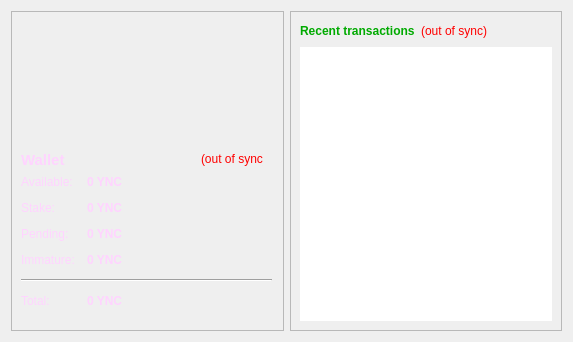
<?xml version="1.0" encoding="UTF-8"?>
<ui version="4.0">
 <class>OverviewPage</class>
 <widget class="QWidget" name="OverviewPage">
  <property name="geometry">
   <rect>
    <x>0</x>
    <y>0</y>
    <width>573</width>
    <height>342</height>
   </rect>
  </property>
  <property name="windowTitle">
   <string>Form</string>
  </property>
  <property name="styleSheet">
   <string notr="true">color: rgb(255, 212, 255);</string>
  </property>
  <layout class="QHBoxLayout" name="horizontalLayout" stretch="1,1">
   <item>
    <layout class="QVBoxLayout" name="verticalLayout_2">
     <item>
      <widget class="QFrame" name="frame">
       <property name="frameShape">
        <enum>QFrame::StyledPanel</enum>
       </property>
       <property name="frameShadow">
        <enum>QFrame::Raised</enum>
       </property>
       <widget class="QWidget" name="layoutWidget">
        <property name="geometry">
         <rect>
          <x>10</x>
          <y>164</y>
          <width>251</width>
          <height>213</height>
         </rect>
        </property>
        <layout class="QFormLayout" name="formLayout_2">
         <property name="fieldGrowthPolicy">
          <enum>QFormLayout::AllNonFixedFieldsGrow</enum>
         </property>
         <property name="horizontalSpacing">
          <number>12</number>
         </property>
         <property name="verticalSpacing">
          <number>12</number>
         </property>
         <item row="0" column="0">
          <widget class="QLabel" name="label">
           <property name="text">
            <string>Available:</string>
           </property>
          </widget>
         </item>
         <item row="0" column="1">
          <widget class="QLabel" name="labelBalance">
           <property name="font">
            <font>
             <weight>75</weight>
             <bold>true</bold>
            </font>
           </property>
           <property name="cursor">
            <cursorShape>IBeamCursor</cursorShape>
           </property>
           <property name="toolTip">
            <string>Your current spendable balance</string>
           </property>
           <property name="text">
            <string notr="true">0 YNC</string>
           </property>
           <property name="textInteractionFlags">
            <set>Qt::LinksAccessibleByMouse|Qt::TextSelectableByKeyboard|Qt::TextSelectableByMouse</set>
           </property>
          </widget>
         </item>
         <item row="2" column="0">
          <widget class="QLabel" name="label_6">
           <property name="text">
            <string>Stake:</string>
           </property>
          </widget>
         </item>
         <item row="2" column="1">
          <widget class="QLabel" name="labelStake">
           <property name="font">
            <font>
             <weight>75</weight>
             <bold>true</bold>
            </font>
           </property>
           <property name="cursor">
            <cursorShape>IBeamCursor</cursorShape>
           </property>
           <property name="toolTip">
            <string>Total of coins that was staked, and do not yet count toward the current balance</string>
           </property>
           <property name="text">
            <string notr="true">0 YNC</string>
           </property>
           <property name="textInteractionFlags">
            <set>Qt::LinksAccessibleByMouse|Qt::TextSelectableByKeyboard|Qt::TextSelectableByMouse</set>
           </property>
          </widget>
         </item>
         <item row="3" column="0">
          <widget class="QLabel" name="label_3">
           <property name="text">
            <string>Pending:</string>
           </property>
          </widget>
         </item>
         <item row="3" column="1">
          <widget class="QLabel" name="labelUnconfirmed">
           <property name="font">
            <font>
             <weight>75</weight>
             <bold>true</bold>
            </font>
           </property>
           <property name="cursor">
            <cursorShape>IBeamCursor</cursorShape>
           </property>
           <property name="toolTip">
            <string>Total of transactions that have yet to be confirmed, and do not yet count toward the current balance</string>
           </property>
           <property name="text">
            <string notr="true">0 YNC</string>
           </property>
           <property name="textInteractionFlags">
            <set>Qt::LinksAccessibleByMouse|Qt::TextSelectableByKeyboard|Qt::TextSelectableByMouse</set>
           </property>
          </widget>
         </item>
         <item row="4" column="0">
          <widget class="QLabel" name="labelImmatureText">
           <property name="text">
            <string>Immature:</string>
           </property>
          </widget>
         </item>
         <item row="4" column="1">
          <widget class="QLabel" name="labelImmature">
           <property name="font">
            <font>
             <weight>75</weight>
             <bold>true</bold>
            </font>
           </property>
           <property name="toolTip">
            <string>Mined balance that has not yet matured</string>
           </property>
           <property name="text">
            <string notr="true">0 YNC</string>
           </property>
           <property name="textInteractionFlags">
            <set>Qt::LinksAccessibleByMouse|Qt::TextSelectableByKeyboard|Qt::TextSelectableByMouse</set>
           </property>
          </widget>
         </item>
         <item row="5" column="0" colspan="2">
          <widget class="Line" name="line">
           <property name="orientation">
            <enum>Qt::Horizontal</enum>
           </property>
          </widget>
         </item>
         <item row="6" column="0">
          <widget class="QLabel" name="labelTotalText">
           <property name="text">
            <string>Total:</string>
           </property>
          </widget>
         </item>
         <item row="6" column="1">
          <widget class="QLabel" name="labelTotal">
           <property name="font">
            <font>
             <weight>75</weight>
             <bold>true</bold>
            </font>
           </property>
           <property name="cursor">
            <cursorShape>IBeamCursor</cursorShape>
           </property>
           <property name="toolTip">
            <string>Your current total balance</string>
           </property>
           <property name="text">
            <string notr="true">0 YNC</string>
           </property>
           <property name="textInteractionFlags">
            <set>Qt::LinksAccessibleByMouse|Qt::TextSelectableByKeyboard|Qt::TextSelectableByMouse</set>
           </property>
          </widget>
         </item>
        </layout>
       </widget>
       <widget class="QLabel" name="label_5">
        <property name="geometry">
         <rect>
          <x>10</x>
          <y>140</y>
          <width>49</width>
          <height>18</height>
         </rect>
        </property>
        <property name="font">
         <font>
          <pointsize>11</pointsize>
          <weight>75</weight>
          <bold>true</bold>
         </font>
        </property>
        <property name="text">
         <string>Wallet</string>
        </property>
       </widget>
       <widget class="QLabel" name="labelWalletStatus">
        <property name="geometry">
         <rect>
          <x>190</x>
          <y>140</y>
          <width>62</width>
          <height>16</height>
         </rect>
        </property>
        <property name="toolTip">
         <string>The displayed information may be out of date. Your wallet automatically synchronizes with the Yjenco network after a connection is established, but this process has not completed yet.</string>
        </property>
        <property name="styleSheet">
         <string notr="true">QLabel { color: red; }</string>
        </property>
        <property name="text">
         <string notr="true">(out of sync)</string>
        </property>
        <property name="alignment">
         <set>Qt::AlignLeading|Qt::AlignLeft|Qt::AlignVCenter</set>
        </property>
       </widget>
      </widget>
     </item>
    </layout>
   </item>
   <item>
    <layout class="QVBoxLayout" name="verticalLayout_3">
     <item>
      <widget class="QFrame" name="frame_2">
       <property name="frameShape">
        <enum>QFrame::StyledPanel</enum>
       </property>
       <property name="frameShadow">
        <enum>QFrame::Raised</enum>
       </property>
       <layout class="QVBoxLayout" name="verticalLayout">
        <item>
         <layout class="QHBoxLayout" name="horizontalLayout_2">
          <item>
           <widget class="QLabel" name="label_4">
            <property name="styleSheet">
             <string notr="true">color: rgb(0, 170, 0);</string>
            </property>
            <property name="text">
             <string>&lt;b&gt;Recent transactions&lt;/b&gt;</string>
            </property>
           </widget>
          </item>
          <item>
           <widget class="QLabel" name="labelTransactionsStatus">
            <property name="toolTip">
             <string>The displayed information may be out of date. Your wallet automatically synchronizes with the Yjenco network after a connection is established, but this process has not completed yet.</string>
            </property>
            <property name="styleSheet">
             <string notr="true">QLabel { color: red; }</string>
            </property>
            <property name="text">
             <string notr="true">(out of sync)</string>
            </property>
            <property name="alignment">
             <set>Qt::AlignRight|Qt::AlignTrailing|Qt::AlignVCenter</set>
            </property>
           </widget>
          </item>
          <item>
           <spacer name="horizontalSpacer">
            <property name="orientation">
             <enum>Qt::Horizontal</enum>
            </property>
            <property name="sizeHint" stdset="0">
             <size>
              <width>40</width>
              <height>20</height>
             </size>
            </property>
           </spacer>
          </item>
         </layout>
        </item>
        <item>
         <widget class="QListView" name="listTransactions">
          <property name="styleSheet">
           <string notr="true">QListView { background: transparent; }
color: rgb(255, 212, 255);</string>
          </property>
          <property name="frameShape">
           <enum>QFrame::NoFrame</enum>
          </property>
          <property name="verticalScrollBarPolicy">
           <enum>Qt::ScrollBarAlwaysOff</enum>
          </property>
          <property name="horizontalScrollBarPolicy">
           <enum>Qt::ScrollBarAlwaysOff</enum>
          </property>
          <property name="selectionMode">
           <enum>QAbstractItemView::NoSelection</enum>
          </property>
         </widget>
        </item>
       </layout>
      </widget>
     </item>
    </layout>
   </item>
  </layout>
 </widget>
 <resources/>
 <connections/>
</ui>
